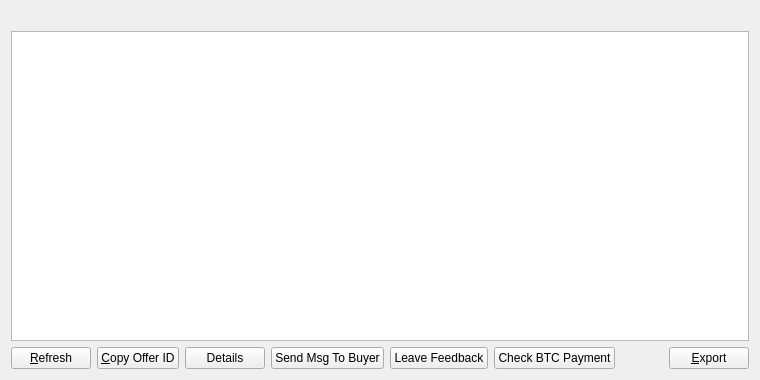
<?xml version="1.0" encoding="UTF-8"?>
<ui version="4.0">
 <class>MyAcceptedOfferListPage</class>
 <widget class="QWidget" name="MyAcceptedOfferListPage">
  <property name="geometry">
   <rect>
    <x>0</x>
    <y>0</y>
    <width>760</width>
    <height>380</height>
   </rect>
  </property>
  <property name="windowTitle">
   <string>My Accepted Offers</string>
  </property>
  <layout class="QVBoxLayout" name="verticalLayout">
   <item>
    <widget class="QLabel" name="labelExplanation">
     <property name="textFormat">
      <enum>Qt::PlainText</enum>
     </property>
     <property name="wordWrap">
      <bool>true</bool>
     </property>
    </widget>
   </item>
   <item>
    <widget class="QTableView" name="tableView">
     <property name="contextMenuPolicy">
      <enum>Qt::CustomContextMenu</enum>
     </property>
     <property name="toolTip">
      <string/>
     </property>
     <property name="tabKeyNavigation">
      <bool>false</bool>
     </property>
     <property name="alternatingRowColors">
      <bool>true</bool>
     </property>
     <property name="selectionMode">
      <enum>QAbstractItemView::SingleSelection</enum>
     </property>
     <property name="selectionBehavior">
      <enum>QAbstractItemView::SelectRows</enum>
     </property>
     <property name="sortingEnabled">
      <bool>true</bool>
     </property>
     <attribute name="verticalHeaderVisible">
      <bool>false</bool>
     </attribute>
    </widget>
   </item>
   <item>
    <layout class="QHBoxLayout" name="horizontalLayout">
     <item>
      <widget class="QPushButton" name="refreshButton">
       <property name="maximumSize">
        <size>
         <width>16777215</width>
         <height>48</height>
        </size>
       </property>
       <property name="toolTip">
        <string>Refresh your accepted offer list</string>
       </property>
       <property name="text">
        <string>&amp;Refresh</string>
       </property>
      </widget>
     </item>
     <item>
      <widget class="QPushButton" name="copyOffer">
       <property name="toolTip">
        <string>Copy the currently selected offer to the system clipboard</string>
       </property>
       <property name="text">
        <string>&amp;Copy Offer ID</string>
       </property>
      </widget>
     </item>
     <item>
      <widget class="QPushButton" name="detailButton">
       <property name="toolTip">
        <string>Details of the currently accepted offer</string>
       </property>
       <property name="text">
        <string>Details</string>
       </property>
      </widget>
     </item>
     <item>
      <widget class="QPushButton" name="messageButton">
       <property name="toolTip">
        <string>Send message to buyer</string>
       </property>
       <property name="text">
        <string>Send Msg To Buyer</string>
       </property>
      </widget>
     </item>
     <item>
      <widget class="QPushButton" name="feedbackButton">
       <property name="text">
        <string>Leave Feedback</string>
       </property>
      </widget>
     </item>
     <item>
      <widget class="QPushButton" name="btcButton">
       <property name="toolTip">
        <string>Check Bitcoin payment for this offer</string>
       </property>
       <property name="text">
        <string>Check BTC Payment</string>
       </property>
      </widget>
     </item>
     <item>
      <spacer name="horizontalSpacer">
       <property name="orientation">
        <enum>Qt::Horizontal</enum>
       </property>
       <property name="sizeHint" stdset="0">
        <size>
         <width>40</width>
         <height>20</height>
        </size>
       </property>
      </spacer>
     </item>
     <item>
      <widget class="QPushButton" name="exportButton">
       <property name="toolTip">
        <string>Export the data in the current tab to a file</string>
       </property>
       <property name="text">
        <string>&amp;Export</string>
       </property>
      </widget>
     </item>
    </layout>
   </item>
  </layout>
 </widget>
 <resources>
  <include location="../syscoin.qrc"/>
 </resources>
 <connections/>
</ui>
